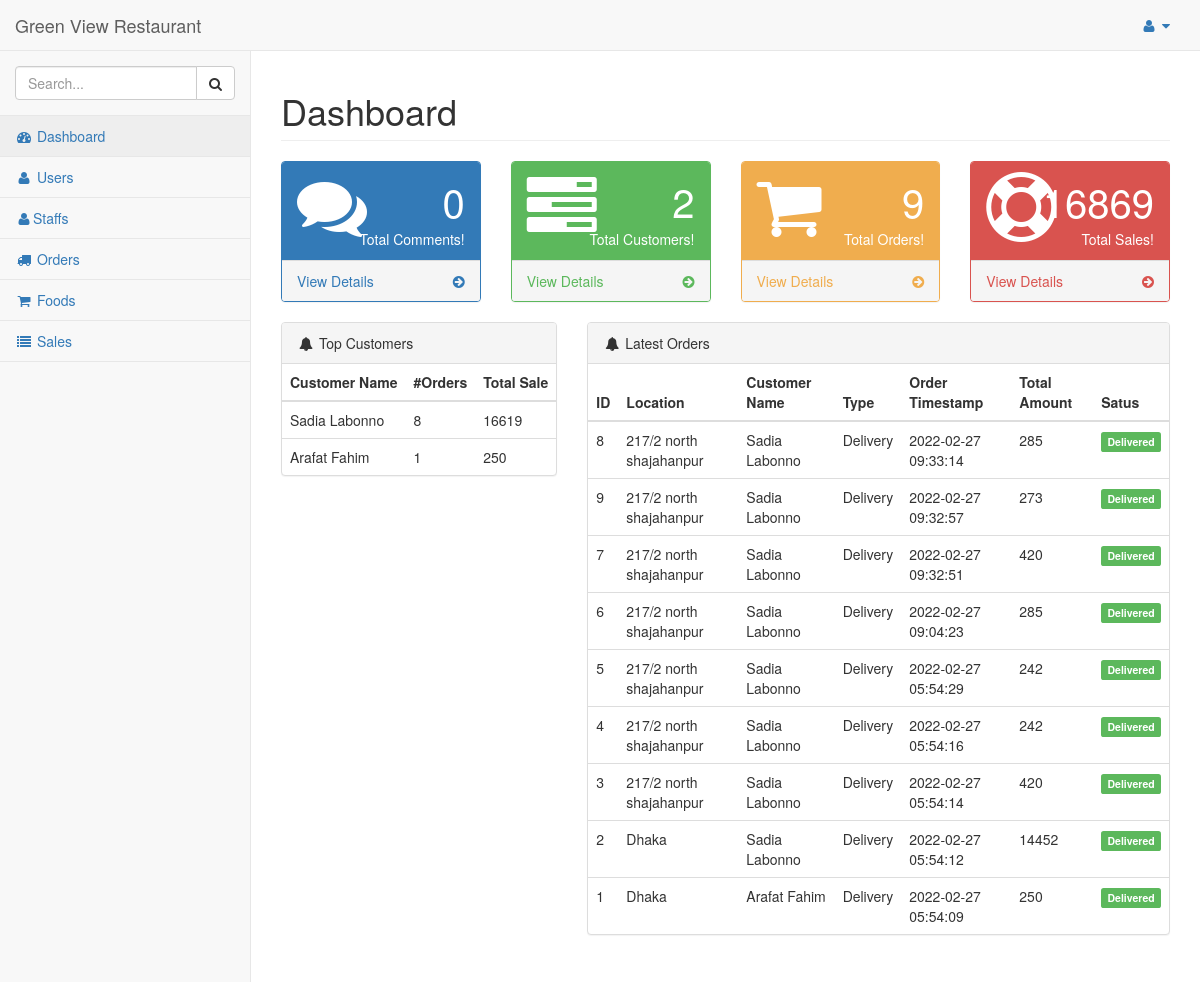
Page /dashboard/admin/ (signed in) on the earlier database version.
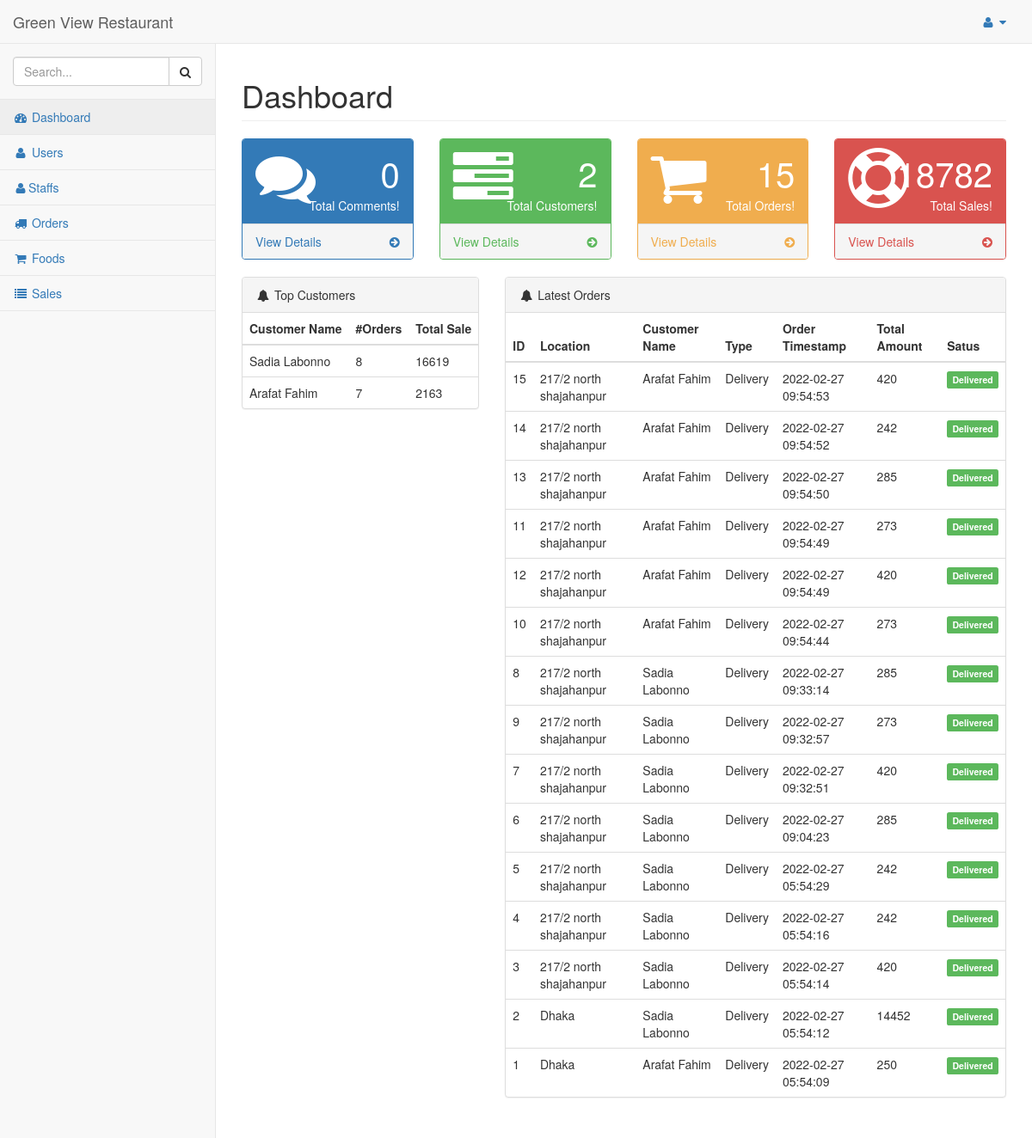
Same page on the later database version.
### hotel/models.py (models this page shows, shortened)
class Customer(models.Model):
    pending = 'Pending'
    verified = 'Verified'
    STATUS = (
        (pending, pending),
        (verified, verified),
    )
    customer = models.ForeignKey(User, on_delete=models.CASCADE)
    address = models.TextField()
    contact = models.CharField(max_length=10)
    orders = models.IntegerField(default=0)
    total_sale = models.IntegerField(default=0)
    status = models.CharField(max_length=50 , choices=STATUS)

class Order(models.Model):
    pending = 'Pending'
    completed = 'Completed'
    STATUS = (
        (pending, pending),
        (completed, completed),
    )
    cod = 'Cash On Delivery'
    card = 'Card Payment'
    bkash = 'Bkash Payment'
    PAYMENT = (
        (cod, cod),
        (card, card),
        (bkash, bkash),
    )
    pickup = 'PickUp'
    delivery = 'Delivery'
    TYPE = (
        (pickup, pickup),
        (delivery, delivery),
    )
    customer = models.ForeignKey(Customer,on_delete=models.CASCADE)
    order_timestamp = models.CharField(max_length=100, blank=True)
    delivery_timestamp = models.CharField(max_length=100, blank=True)
    payment_status = models.CharField(max_length = 100, choices = STATUS)
    delivery_status = models.CharField(max_length = 100, choices = STATUS)
    if_cancelled = models.BooleanField(default = False)
    total_amount = models.IntegerField()
    payment_method = models.CharField(max_length = 100, choices = PAYMENT)
    location = models.CharField(max_length=200, blank=True, null=True)
    delivery_boy = models.ForeignKey(Staff,on_delete=models.CASCADE, null=True, blank=True)

### hotel/views.py (the view)
# urls.py: url(r'^dashboard/admin/$', views.dashboard_admin, name='dashboard_admin'),
@login_required
@staff_member_required
def dashboard_admin(request):
    comments = Comment.objects.count()
    orders = Order.objects.count()
    customers = Customer.objects.count()
    completed_orders = Order.objects.filter(payment_status="Completed")
    top_customers = Customer.objects.filter().order_by('-total_sale')
    latest_orders = Order.objects.filter().order_by('-order_timestamp')
    datas = Data.objects.filter().order_by('date')
    sales = 0
    for order in completed_orders:
        sales += order.total_amount
    context = {
        'comments':comments,
        'orders':orders,
        'customers':customers,
        'sales':sales,
        'top_customers': top_customers,
        'latest_orders':latest_orders,
        'datas':datas,
    }
    return render(request, 'admin_temp/index.html', context)

### hotel/templates/admin_temp/index.html (shortened to what the changed rows need)
{% load static %}
{% include "includes/base.html" %}
{% block main %}
<div id="page-wrapper">
    <div class="row">
        <div class="col-lg-12">
            <h1 class="page-header">Dashboard</h1>
        </div>
    </div>
    <div class="row">
        <div class="col-lg-3 col-md-6">
            <div class="panel panel-yellow">
                <div class="panel-heading">
                    <div class="row">
                        <div class="col-xs-9 text-right">
                            <div class="huge">{{orders}}</div>
                            <div>Total Orders!</div>
                        </div>
                    </div>
                </div>
            </div>
        </div>
        <div class="col-lg-3 col-md-6">
            <div class="panel panel-red">
                <div class="panel-heading">
                    <div class="row">
                        <div class="col-xs-9 text-right">
                            <div class="huge">{{sales}}</div>
                            <div>Total Sales!</div>
                        </div>
                    </div>
                </div>
            </div>
        </div>
    </div>
            <div class="row">
                <div class="col-lg-4">
                    <div class="panel panel-default">
                        <table class="table">
                          <thead>
                            <tr>
                              <th scope="col">Customer Name</th>
                              <th scope="col">#Orders</th>
                              <th scope="col">Total Sale</th>
                            </tr>
                          </thead>
                          <tbody>
                            {% for customer in top_customers %}
                            <tr>
                              <td>{{customer.customer.first_name}} {{customer.customer.last_name}}</td>
                              <td>{{customer.orders}}</td>
                              <td>{{customer.total_sale}}</td>
                            </tr>
                            {% endfor %}
                          </tbody>
                        </table>
                    </div>
                </div>
                <div class="col-lg-8">
                    <div class="panel panel-default">
                        <table class="table">
                          <thead>
                            <tr>
                              <th scope="col">ID</th>
                              <th scope="col">Location</th>
                              <th scope="col">Customer Name</th>
                              <th scope="col">Type</th>
                              <th scope="col">Order Timestamp</th>
                              <th scope="col">Total Amount</th>
                              <th scope="col">Satus</th>
                            </tr>
                          </thead>
                          <tbody>
                            {% for order in latest_orders %}
                            <tr>
                              <td>{{order.id}}</td>
                              <td>{{order.location}}</td>
                              <td>{{order.customer.customer.first_name}} {{order.customer.customer.last_name}}</td>
                              <td>Delivery</td>
                              <td>{{order.order_timestamp}}</td>
                              <td>{{order.total_amount}}</td>
                              <td>
                                  {% if order.delivery_status == "Completed" %}
                                    <span class="label label-success">Delivered</span>
                                  {% elif order.delivery_status == "Processing" %}
                                    <span class="label label-warning">Processing</span>
                                  {% else %}
                                    <span class="label label-danger">Pending</span>
                                  {% endif %}
                              </td>
                            </tr>
                            {% endfor %}
                          </tbody>
                        </table>
                    </div>
                </div>
            </div>
        </div>
{% endblock %}
{% include "includes/scripts.html" %}

Differences in the rows shown:
changed Customer "Arafat": orders "1" → "7"; total_sale "250" → "2163"
added Order: id "15", location "217/2 north shajahanpur", customer.customer.first_name "Arafat", customer.customer.last_name "Fahim", order_timestamp "2022-02-27 09:54:53", total_amount "420", delivery_status "Delivered"
added Order: id "14", location "217/2 north shajahanpur", customer.customer.first_name "Arafat", customer.customer.last_name "Fahim", order_timestamp "2022-02-27 09:54:52", total_amount "242", delivery_status "Delivered"
added Order: id "13", location "217/2 north shajahanpur", customer.customer.first_name "Arafat", customer.customer.last_name "Fahim", order_timestamp "2022-02-27 09:54:50", total_amount "285", delivery_status "Delivered"
added Order: id "11", location "217/2 north shajahanpur", customer.customer.first_name "Arafat", customer.customer.last_name "Fahim", order_timestamp "2022-02-27 09:54:49", total_amount "273", delivery_status "Delivered"
added Order: id "12", location "217/2 north shajahanpur", customer.customer.first_name "Arafat", customer.customer.last_name "Fahim", order_timestamp "2022-02-27 09:54:49", total_amount "420", delivery_status "Delivered"
added Order: id "10", location "217/2 north shajahanpur", customer.customer.first_name "Arafat", customer.customer.last_name "Fahim", order_timestamp "2022-02-27 09:54:44", total_amount "273", delivery_status "Delivered"
Other differences:
{{ orders }}: "9" → "15"
{{ sales }}: "16869" → "18782"
